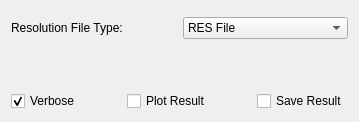
     <widget class="QWidget" name="tabFury">
      <attribute name="title">
       <string>Fury</string>
      </attribute>
      <layout class="QVBoxLayout" name="layoutFury">
       <item>
        <layout class="QGridLayout" name="fury_layoutFiles">
         <item row="2" column="1">
          <widget class="MantidQt::MantidWidgets::MWRunFiles" name="fury_resFile">
           <property name="sizePolicy">
            <sizepolicy hsizetype="Preferred" vsizetype="Fixed">
             <horstretch>0</horstretch>
             <verstretch>41</verstretch>
            </sizepolicy>
           </property>
           <property name="findRunFiles" stdset="0">
            <bool>false</bool>
           </property>
           <property name="label" stdset="0">
            <string>Resolution:</string>
           </property>
           <property name="multipleFiles" stdset="0">
            <bool>false</bool>
           </property>
           <property name="fileExtensions">
            <stringlist>
             <string>_res.nxs</string>
            </stringlist>
           </property>
          </widget>
         </item>
         <item row="1" column="1">
          <layout class="QHBoxLayout" name="horizontalLayout_17">
           <item>
            <widget class="QLabel" name="fury_lbResType">
             <property name="text">
              <string>Resolution File Type:</string>
             </property>
            </widget>
           </item>
           <item>
            <widget class="QComboBox" name="fury_cbResType">
             <item>
              <property name="text">
               <string>RES File</string>
              </property>
             </item>
             <item>
              <property name="text">
               <string>Data File</string>
              </property>
             </item>
            </widget>
           </item>
          </layout>
         </item>
         <item row="0" column="1">
          <layout class="QHBoxLayout" name="fury_layout_input">
           <item>
            <widget class="MantidQt::MantidWidgets::DataSelector" name="fury_dsInput">
             <property name="loadLabelText" stdset="0">
              <string>Plot Input</string>
             </property>
             <property name="workspaceSuffixes" stdset="0">
              <stringlist>
               <string>_red</string>
               <string>_sqw</string>
              </stringlist>
             </property>
             <property name="fileBrowserSuffixes" stdset="0">
              <stringlist>
               <string>_red.nxs</string>
               <string>_sqw.nxs</string>
              </stringlist>
             </property>
             <property name="showLoad">
              <bool>true</bool>
             </property>
            </widget>
           </item>
          </layout>
         </item>
        </layout>
       </item>
       <item>
        <layout class="QHBoxLayout" name="horizontalLayout_22">
         <item>
          <layout class="QVBoxLayout" name="fury_TreeSpace"/>
         </item>
         <item>
          <layout class="QVBoxLayout" name="fury_PlotSpace"/>
         </item>
        </layout>
       </item>
       <item>
        <spacer name="verticalSpacer_4">
         <property name="orientation">
          <enum>Qt::Vertical</enum>
         </property>
         <property name="sizeHint" stdset="0">
          <size>
           <width>20</width>
           <height>40</height>
          </size>
         </property>
        </spacer>
       </item>
       <item>
        <layout class="QHBoxLayout" name="horizontalLayout_9">
         <item>
          <widget class="QCheckBox" name="fury_ckVerbose">
           <property name="enabled">
            <bool>true</bool>
           </property>
           <property name="text">
            <string>Verbose</string>
           </property>
           <property name="checked">
            <bool>true</bool>
           </property>
          </widget>
         </item>
         <item>
          <spacer name="horizontalSpacer_7">
           <property name="orientation">
            <enum>Qt::Horizontal</enum>
           </property>
           <property name="sizeHint" stdset="0">
            <size>
             <width>40</width>
             <height>20</height>
            </size>
           </property>
          </spacer>
         </item>
         <item>
          <widget class="QCheckBox" name="fury_ckPlot">
           <property name="text">
            <string>Plot Result</string>
           </property>
          </widget>
         </item>
         <item>
          <spacer name="horizontalSpacer_18">
           <property name="orientation">
            <enum>Qt::Horizontal</enum>
           </property>
           <property name="sizeHint" stdset="0">
            <size>
             <width>40</width>
             <height>20</height>
            </size>
           </property>
          </spacer>
         </item>
         <item>
          <widget class="QCheckBox" name="fury_ckSave">
           <property name="text">
            <string>Save Result</string>
           </property>
          </widget>
         </item>
        </layout>
       </item>
      </layout>
     </widget>
